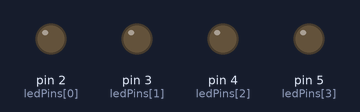
Bench run of a sketch on a simulated Arduino Uno, built with avr-gcc and run on an emulated ATmega328P. Parts: output pins drawn as LEDs (lit = HIGH).

Above: at 0.5 s.
At 2.5 s:
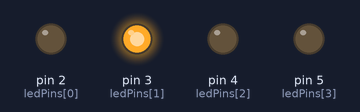
At 4.5 s:
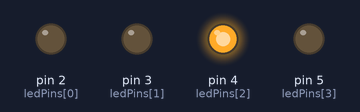
At 9.5 s:
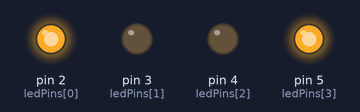
At 14.5 s:
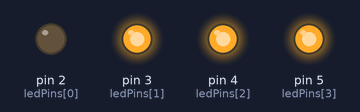
At 19.5 s:
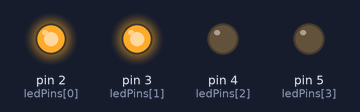
Timing chart, 0 to 20.8 s (numbered marks = the images above):
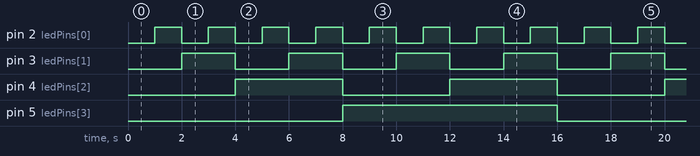

Measured:
- by itself, pin 2 (ledPins[0]): alternates HIGH for 1.0 s and LOW for 1.0 s
- by itself, pin 3 (ledPins[1]): alternates HIGH for 2.0 s and LOW for 2.0 s
- by itself, pin 4 (ledPins[2]): alternates HIGH for 4.0 s and LOW for 4.0 s
- by itself, pin 5 (ledPins[3]): alternates HIGH for 8.0 s and LOW for 8.0 s

The sketch:

BINARY_LED.py.ino
```cpp
// Define the LED pins
const int ledPins[4] = {2, 3, 4, 5}; // Connect LEDs to digital pins 2, 3, 4, 5

void setup() {
  // Initialize the digital pins as outputs
  for (int i = 0; i < 4; i++) {
    pinMode(ledPins[i], OUTPUT);
  }
}

void loop() {
  // Loop through numbers 0 to 15 (0000 to 1111 in binary)
  for (int number = 0; number < 16; number++) {
    // Set the LEDs based on the binary representation of the number
    for (int i = 0; i < 4; i++) {
      digitalWrite(ledPins[i], bitRead(number, i));
    }
    delay(1000); // Wait for 1 second before showing the next number
  }
}
```
